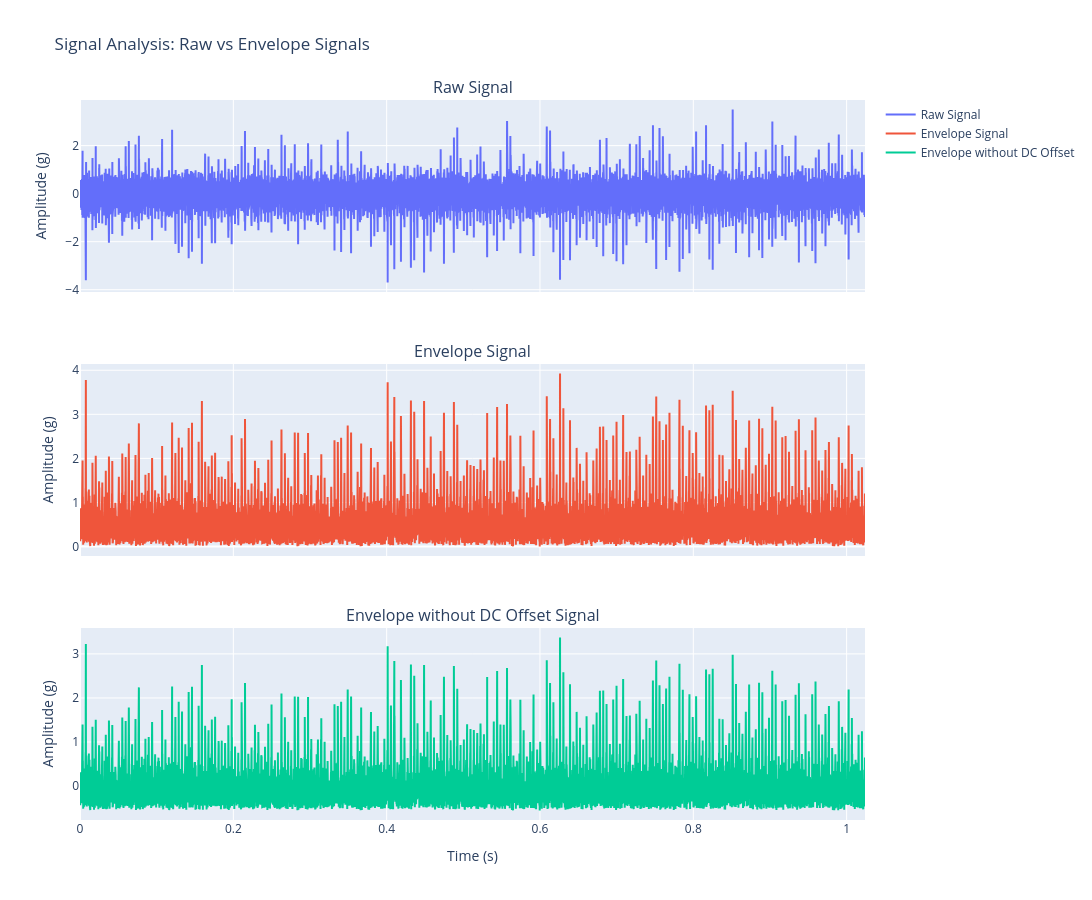

The code cell stored with this chart in its notebook:
### Code cell
import pandas as pd
from plotly.subplots import make_subplots

# Create DataFrames for plotly
df_raw = pd.DataFrame({
    'time': sample_signal.x,
    'amplitude': sample_signal.y
})

df_envelope = pd.DataFrame({
    'time': sample_envelope_signal.x,
    'amplitude': sample_envelope_signal.y
})

df_envelope_dc = pd.DataFrame({
    'time': sample_envelope_with_dc_offset_signal.x,
    'amplitude': sample_envelope_with_dc_offset_signal.y
})

# Create subplots with shared x-axis
fig = make_subplots(rows=3, cols=1, shared_xaxes=True,
                    subplot_titles=('Raw Signal', 'Envelope Signal', 'Envelope without DC Offset Signal'),
                    vertical_spacing=0.1)

# Add raw signal trace
fig.add_scatter(x=df_raw['time'], y=df_raw['amplitude'], 
                mode='lines', name='Raw Signal', 
                row=1, col=1)

# Add envelope signal trace
fig.add_scatter(x=df_envelope['time'], y=df_envelope['amplitude'], 
                mode='lines', name='Envelope Signal',
                row=2, col=1)

# Add envelope without DC offset trace
fig.add_scatter(x=df_envelope_dc['time'], y=df_envelope_dc['amplitude'], 
                mode='lines', name='Envelope without DC Offset', 
                row=3, col=1)

# Update y-axes labels
fig.update_yaxes(title_text='Amplitude (g)', row=1, col=1)
fig.update_yaxes(title_text='Amplitude (g)', row=2, col=1)
fig.update_yaxes(title_text='Amplitude (g)', row=3, col=1)
fig.update_xaxes(title_text='Time (s)', row=3, col=1)

fig.update_layout(height=900, width=1200, title_text='Signal Analysis: Raw vs Envelope Signals', hovermode='x unified', hoversubplots='axis')
fig.show();

### Figure 1 — Plotly figure (JSON) as saved in the notebook; plotly's stock layout.template omitted (floating-point values rounded to 4 significant figures; data arrays with more than 128 entries replaced by an {"elided": "..."} marker saying what was removed)
{"data": [{"mode": "lines", "name": "Raw Signal", "type": "scatter", "x": {"elided": "20480 float values"}, "xaxis": "x", "y": {"elided": "20480 float values"}, "yaxis": "y"}, {"mode": "lines", "name": "Envelope Signal", "type": "scatter", "x": {"elided": "20480 float values"}, "xaxis": "x2", "y": {"elided": "20480 float values"}, "yaxis": "y2"}, {"mode": "lines", "name": "Envelope without DC Offset", "type": "scatter", "x": {"elided": "20480 float values"}, "xaxis": "x3", "y": {"elided": "20480 float values"}, "yaxis": "y3"}], "layout": {"annotations": [{"font": {"size": 16}, "showarrow": false, "text": "Raw Signal", "x": 0.5, "xanchor": "center", "xref": "paper", "y": 1, "yanchor": "bottom", "yref": "paper"}, {"font": {"size": 16}, "showarrow": false, "text": "Envelope Signal", "x": 0.5, "xanchor": "center", "xref": "paper", "y": 0.6333, "yanchor": "bottom", "yref": "paper"}, {"font": {"size": 16}, "showarrow": false, "text": "Envelope without DC Offset Signal", "x": 0.5, "xanchor": "center", "xref": "paper", "y": 0.2667, "yanchor": "bottom", "yref": "paper"}], "height": 900, "hovermode": "x unified", "hoversubplots": "axis", "title": {"text": "Signal Analysis: Raw vs Envelope Signals"}, "width": 1200, "xaxis": {"anchor": "y", "domain": [0, 1], "matches": "x3", "showticklabels": false}, "xaxis2": {"anchor": "y2", "domain": [0, 1], "matches": "x3", "showticklabels": false}, "xaxis3": {"anchor": "y3", "domain": [0, 1], "title": {"text": "Time (s)"}}, "yaxis": {"anchor": "x", "domain": [0.7333, 1], "title": {"text": "Amplitude (g)"}}, "yaxis2": {"anchor": "x2", "domain": [0.3667, 0.6333], "title": {"text": "Amplitude (g)"}}, "yaxis3": {"anchor": "x3", "domain": [0, 0.2667], "title": {"text": "Amplitude (g)"}}}}
